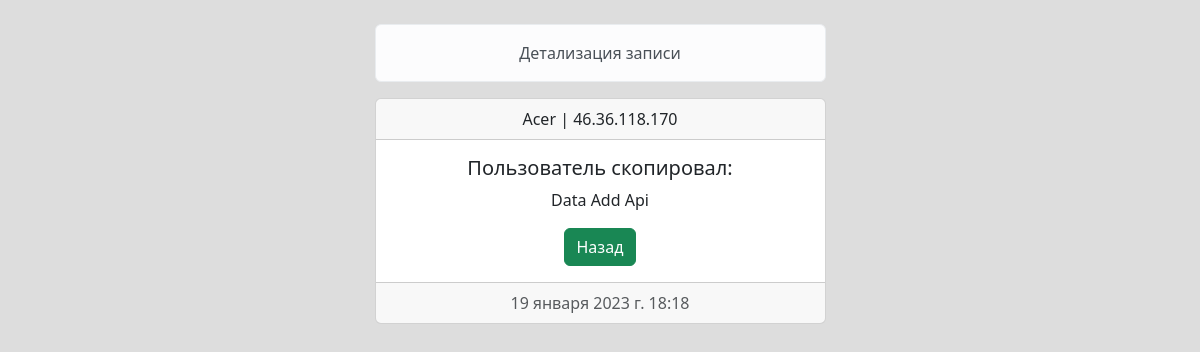
Screenshot of /detail/3/ with the database file from the repository.
### main/models.py (models this page shows, shortened)
class Data(models.Model):
    user = models.CharField(max_length=255)
    ip = models.CharField(max_length=100)
    data = models.TextField()
    time = models.DateTimeField(auto_now_add=True)
    class Meta:
        verbose_name='Данные'
        verbose_name_plural='Данные'

### main/views.py (the view)
# urls.py: path('detail/<int:pk>/', DetailView.as_view(), name='detail_view'),
class DetailView(DetailView):
    model = Data
    template_name = 'main/detail_view.html'
    success_url = reverse_lazy('index')

### main/templates/main/detail_view.html (shortened to what this page needs)
{% extends 'main/layout.html' %}
{% block alert %}
    <div class="alert alert-light" role="alert">
        Детализация записи
    </div>
{% endblock %}
{% block main %}
    <div class="card text-center">
      <div class="card-header">
        {{ object.user }} | {{ object.ip }}
      </div>
      <div class="card-body">
        <h5 class="card-title">Пользователь скопировал:</h5>
        <p class="card-text">{{ object.data }}</p>
        <a href="{% url 'details' %}" class="btn btn-success">Назад</a>
      </div>
      <div class="card-footer text-muted">
        {{ object.time }}
      </div>
    </div>
{% endblock %}

### main/templates/main/layout.html (style rules this page uses)
body { background: #ddd; }

### rows the page displays
Data: user "Acer", ip "46.36.118.170", data "Data Add Api", time "19 января 2023 г. 18:18"
